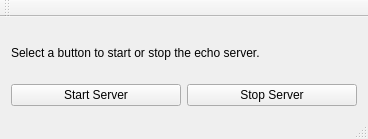
<?xml version="1.0" encoding="UTF-8"?>
<ui version="4.0">
 <class>MainView</class>
 <widget class="QMainWindow" name="MainView">
  <property name="geometry">
   <rect>
    <x>0</x>
    <y>0</y>
    <width>368</width>
    <height>139</height>
   </rect>
  </property>
  <property name="windowTitle">
   <string>Echo Server</string>
  </property>
  <widget class="QWidget" name="centralWidget">
   <layout class="QVBoxLayout" name="verticalLayout">
    <item>
     <widget class="QLabel" name="label">
      <property name="text">
       <string>Select a button to start or stop the echo server.</string>
      </property>
     </widget>
    </item>
    <item>
     <layout class="QHBoxLayout" name="horizontalLayout">
      <item>
       <widget class="QPushButton" name="btnStartServer">
        <property name="text">
         <string>Start Server</string>
        </property>
       </widget>
      </item>
      <item>
       <widget class="QPushButton" name="btnStopServer">
        <property name="text">
         <string>Stop Server</string>
        </property>
       </widget>
      </item>
     </layout>
    </item>
   </layout>
  </widget>
  <widget class="QMenuBar" name="menuBar">
   <property name="geometry">
    <rect>
     <x>0</x>
     <y>0</y>
     <width>368</width>
     <height>21</height>
    </rect>
   </property>
  </widget>
  <widget class="QToolBar" name="mainToolBar">
   <property name="windowTitle">
    <string>Echo Server</string>
   </property>
   <attribute name="toolBarArea">
    <enum>TopToolBarArea</enum>
   </attribute>
   <attribute name="toolBarBreak">
    <bool>false</bool>
   </attribute>
  </widget>
  <widget class="QStatusBar" name="statusBar"/>
 </widget>
 <layoutdefault spacing="6" margin="11"/>
 <resources/>
 <connections/>
</ui>
